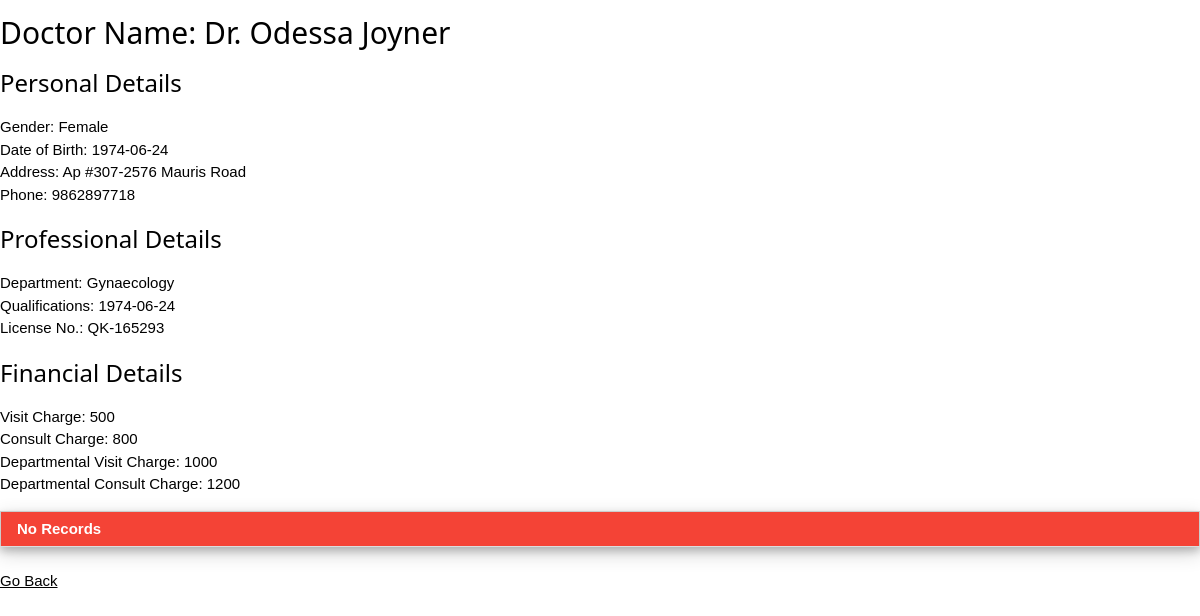
The app's page /getdoc.php?q=9 with its own data.
### tables this page shows
CREATE TABLE `doctor` (
  `d_id` int(4) NOT NULL,
  `d_name` varchar(30) NOT NULL,
  `d_gender` varchar(10) NOT NULL,
  `d_dob` date NOT NULL,
  `d_addr` varchar(100) NOT NULL,
  `d_phone` bigint(15) NOT NULL,
  `d_license` varchar(30) NOT NULL,
  `d_qual` varchar(30) NOT NULL,
  `d_type` varchar(10) NOT NULL,
  `d_dept` int(3) DEFAULT NULL
);

CREATE TABLE `department` (
  `dept_id` int(3) NOT NULL,
  `dept_name` varchar(30) NOT NULL,
  `dept_head` int(4) DEFAULT NULL,
  `staff_head` int(4) DEFAULT NULL,
  `d_visit_charge` int(5) DEFAULT NULL,
  `d_consult_charge` int(5) DEFAULT NULL
);

CREATE TABLE `d_visit` (
  `d_id` int(4) NOT NULL,
  `d_fee_per_visit` int(5) DEFAULT NULL,
  `d_fee_per_consult` int(5) DEFAULT NULL
);

### getdoc.php (the view, shortened to what this page needs)
<!DOCTYPE html>
<html>
<head>
<link href="css/w3.css" rel="stylesheet">
</head>
<body>
<?php
$doc = intval($_GET['q']);
$tot=0;$count=0;
$link = mysqli_connect("localhost","root","","nurhome");
$sql1="SELECT * from doctor INNER JOIN department ON department.dept_id = doctor.d_dept WHERE doctor.d_id ='$doc'" ;
$res1 = mysqli_query($link,$sql1);
$row1=mysqli_fetch_array($res1);
echo "<h2>Doctor Name: ".$row1["d_name"]."</h2>";
echo "<h3>Personal Details</h3><p>Gender: ".$row1["d_gender"]."<br>";
echo "Date of Birth: ".$row1["d_dob"]."<br>";
echo "Address: ".$row1["d_addr"]."<br>";
echo "Phone: ".$row1["d_phone"]."</p>";
echo "<h3>Professional Details</h3><p>Department: ".$row1["dept_name"]."<br>";
echo "Qualifications: ".$row1["d_dob"]."<br>";
echo "License No.: ".$row1["d_license"]."<br>";
if($row1["d_type"]=="Perm")
{
	$sql2="SELECT * FROM d_perm WHERE d_id = '$doc'";
	$res2 = mysqli_query($link,$sql2);
	$row2 = mysqli_fetch_array($res2);
	echo "Speciality: ".$row2["speciality"]."</p>";
	echo "<h3>Financial Details</h3><p>Monthly Salary:".$row2["d_monthly_sal"]."<br>";
}
else
{
	$sql3="SELECT * FROM d_visit WHERE d_id = '$doc'";
	$res3 = mysqli_query($link,$sql3);
	$row3 = mysqli_fetch_array($res3);
	echo "</p>";
	echo "<h3>Financial Details</h3><p>Visit Charge: ".$row3["d_fee_per_visit"]."<br>";
	echo "Consult Charge: ".$row3["d_fee_per_consult"]."<br>";
}
echo "Departmental Visit Charge: ".$row1["d_visit_charge"]."<br>";
echo "Departmental Consult Charge: ".$row1["d_consult_charge"]."</p>";
echo "
<table class='w3-table-all w3-card-4'>
";
$sqlv="SELECT t_visit.date, t_visit.time, patient.p_name, t_visit.comment, t_visit.charge FROM t_visit INNER JOIN patient ON t_visit.p_id = patient.p_id WHERE t_visit.d_id ='$doc'" ;
$resv = mysqli_query($link,$sqlv);
if(mysqli_num_rows($resv) > 0)
{
	echo "
	<tr class='w3-blue'>
		<th colspan='5'>Visits</th>
		<th>Total: ".mysqli_num_rows($resv)."</th>
	</tr>
	<tr>
		<th>Date</th>
		<th>Time</th>
		<th>Patient</th>
		<th colspan='2'>Comment</th>
		<th>Charge</th>
	</tr>";
while($rowv = mysqli_fetch_array($resv)) {
    echo "<tr>";
    	echo "<td>" . $rowv['date'] . "</td>";
    	echo "<td>" . $rowv['time'] . "</td>";
    	echo "<td>" . $rowv['p_name'] . "</td>";
    	echo "<td colspan='2'>" . $rowv['comment'] . "</td>";
    	echo "<td>" . $rowv['charge'] . "</td>";
    echo "</tr>";
    $tot+=$rowv['charge'];
}
}
else {$count+=1;}
$sqla="SELECT t_admit.a_id, t_admit.admit_date, t_admit.disc_date, patient.p_name, department.dept_name FROM t_admit INNER JOIN patient ON patient.p_id=t_admit.p_id INNER JOIN bed ON bed.b_id=t_admit.b_id INNER JOIN department ON department.dept_id=bed.dept_id WHERE t_admit.d_id='$doc' ORDER BY t_admit.a_id" ;
$resa = mysqli_query($link,$sqla);
if(mysqli_num_rows($resa) > 0)
{
	echo "
	<tr class='w3-green'>
		<th colspan='5'>Admissions</th>
		<th>Total: ".mysqli_num_rows($resa)."</th>
	</tr>
	<tr>
		<th>Admitted On</th>
		<th>Discharged On</th>
		<th>Patient</th>
		<th colspan='2'>In Department</th>
		<th>Admit ID</th>
	</tr>";
while($rowa = mysqli_fetch_array($resa)) {
    echo "<tr>";
    	echo "<td>" . $rowa['admit_date'] . "</td>";
    	echo "<td>" . $rowa['disc_date'] . "</td>";
    	echo "<td>" . $rowa['p_name'] . "</td>";
    	echo "<td colspan='2'>" . $rowa['dept_name'] . "</td>";
    	echo "<td>" . $rowa['a_id'] . "</td>";
    echo "</tr>";
}
}
else {$count+=1;}
$sqlc="SELECT a_id, date, time, comment, charge FROM t_consult WHERE d_id ='$doc'ORDER BY t_consult.a_id" ;
$resc = mysqli_query($link,$sqlc);
if(mysqli_num_rows($resc) > 0)
{
	echo "
	<tr class='w3-orange'>
		<th colspan='5'>Consultations</th>
		<th>Total: ".mysqli_num_rows($resc)."</th>
	</tr>
	<tr>
		<th>Consult Date</th>
		<th>Consult Time</th>
		<th>Under Admit ID</th>
		<th colspan='2'>Comment</th>
		<th>Charge</th>
	</tr>";
while($rowc = mysqli_fetch_array($resc)) {
    echo "<tr>";
    	echo "<td>" . $rowc['date'] . "</td>";
    	echo "<td>" . $rowc['time'] . "</td>";
    	echo "<td>" . $rowc['a_id'] . "</td>";
    	echo "<td colspan='2'>" . $rowc['comment'] . "</td>";
    	echo "<td>" . $rowc['charge'] . "</td>";
    echo "</tr>";
    $tot+=$rowc['charge'];
}
}
else {$count+=1;}
if($count==3)
{
	echo"
	<tr class='w3-red'>
		<th colspan='6'>No Records</th>
	</tr>
	</table></form>";
}
?>
<br><a href="view_doctor.php">Go Back</a>
</body>
</html>

### css/w3.css (style rules this page uses)
* { -webkit-box-sizing:border-box;-moz-box-sizing:border-box;box-sizing:border-box }
html { -ms-text-size-adjust:100%;-webkit-text-size-adjust:100% }
body { margin:0 }
a { background-color:transparent }
html,body { font-family:Verdana,sans-serif;font-size:15px;line-height:1.5 }
html { overflow-x:hidden }
h1,h2,h3,h4,h5,h6,.w3-slim,.w3-wide { font-family:"Segoe UI",Arial,sans-serif }
h2 { font-size:30px }
h3 { font-size:24px }
h1,h2,h3,h4,h5,h6 { font-weight:400;margin:10px 0 }
a { color:inherit }
table { border-collapse:collapse;border-spacing:0;width:100%;display:table }
table,th,td { border:none }
.w3-table-all { border:1px solid #ccc }
.w3-bordered tr,.w3-table-all tr { border-bottom:1px solid #ddd }
.w3-table-all tr:nth-child(odd) { background-color:#fff }
.w3-table td,.w3-table th,.w3-table-all td,.w3-table-all th { padding:6px 8px;display:table-cell;text-align:left;vertical-align:top }
.w3-table th:first-child,.w3-table td:first-child,.w3-table-all th:first-child,.w3-table-all td:first-child { padding-left:16px }
.w3-card-4,.w3-hover-shadow:hover { box-shadow:0 4px 8px 0 rgba(0,0,0,0.2),0 6px 20px 0 rgba(0,0,0,0.19)!important }
.w3-red,.w3-hover-red:hover { color:#fff!important;background-color:#f44336!important }

### records on screen
doctor: d_name "Dr. Odessa Joyner", d_gender "Female", d_dob "1974-06-24", d_addr "Ap #307-2576 Mauris Road", d_phone "9862897718", d_dept.dept_name "Gynaecology", d_license "QK-165293", d_dept.d_visit_charge "1000", d_dept.d_consult_charge "1200"
d_visit: d_fee_per_visit "500", d_fee_per_consult "800"
